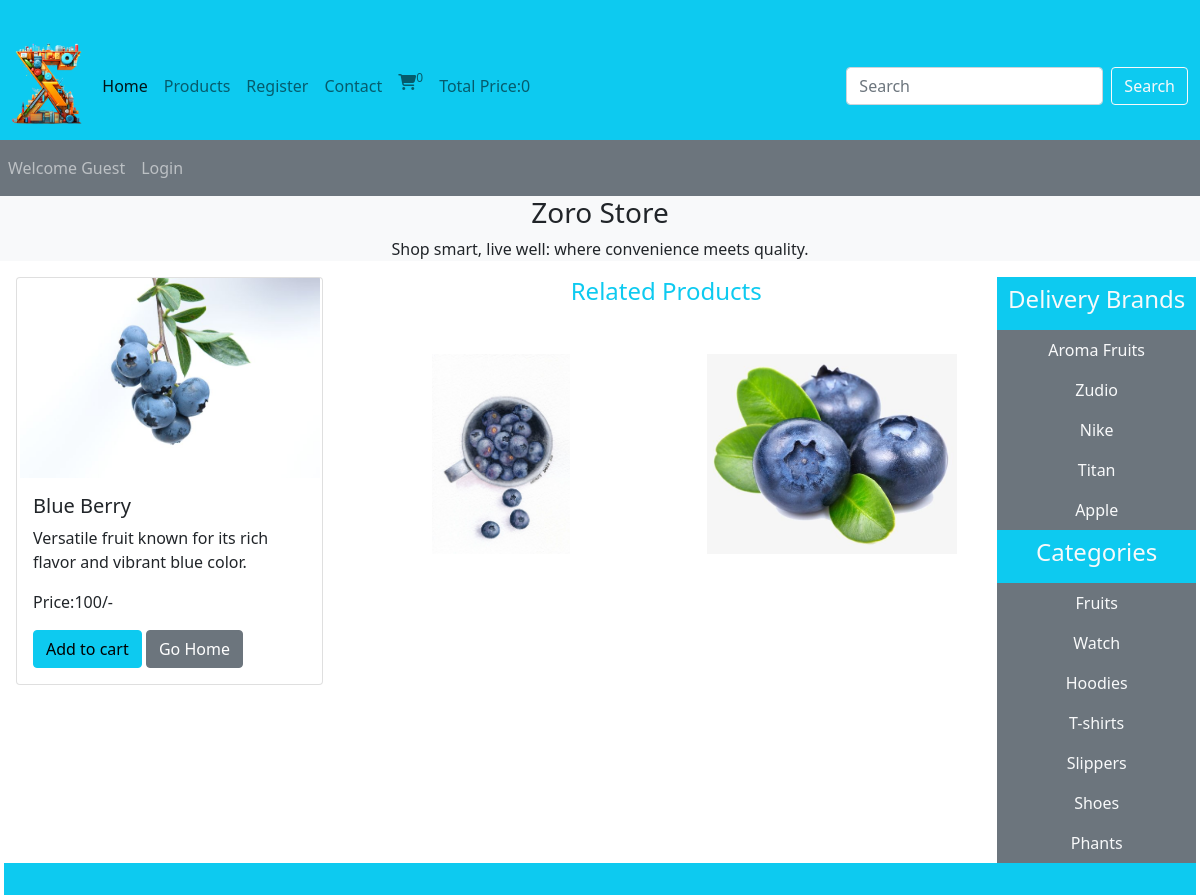
Screenshot of /product_details.php?product_id=21 with the database file from the repository.
### tables this page shows
CREATE TABLE `products` (
  `product_id` int(11) NOT NULL,
  `product_title` varchar(100) NOT NULL,
  `product_description` varchar(255) NOT NULL,
  `product_keywords` varchar(255) NOT NULL,
  `category_id` int(11) NOT NULL,
  `brand_id` int(11) NOT NULL,
  `product_image1` varchar(255) NOT NULL,
  `product_image2` varchar(255) NOT NULL,
  `product_image3` varchar(255) NOT NULL,
  `product_price` int(100) NOT NULL,
  `date` timestamp NOT NULL DEFAULT current_timestamp() ON UPDATE current_timestamp(),
  `status` varchar(100) NOT NULL
);

CREATE TABLE `brand` (
  `brand_id` int(11) NOT NULL,
  `brand_title` varchar(100) NOT NULL
);

CREATE TABLE `categories` (
  `category_id` int(11) NOT NULL,
  `category_title` varchar(100) NOT NULL
);

### functions/common_function.php (the view, shortened to what this page needs)
<?php
function getbrands()
{
    global $con;
    $select_brand = "Select * from brand ";
    $result_brand = mysqli_query($con, $select_brand);
    while ($row_data = mysqli_fetch_assoc($result_brand)) {
        $brand_title = $row_data['brand_title'];
        $brand_id = $row_data['brand_id'];
        echo "<li class='nav-item'>
<a href='index.php?brand= $brand_id' class='nav-link text-light'> $brand_title </a>
</li>";
    }
}
function getcategory()
{
    global $con;
    $select_categories = "Select * from categories ";
    $result_categories = mysqli_query($con, $select_categories);
    while ($row_data = mysqli_fetch_assoc($result_categories)) {
        $category_title = $row_data['category_title'];
        $category_id = $row_data['category_id'];
        echo "<li class='nav-item'>
      <a href='index.php?category= $category_id' class='nav-link text-light'> $category_title </a>
     </li>";
    }
}
function view_details()
{
    global $con;
    if(isset($_GET['product_id'])){
    if (!isset($_GET['category'])) {
        if (!isset($_GET['brand'])) {
            $product_id=$_GET['product_id'];
            $select_query = "Select * from `products` where product_id=$product_id";
            $result_query = mysqli_query($con, $select_query);
            while ($row = mysqli_fetch_assoc($result_query)) {
                $product_id = $row['product_id'];
                $product_title = $row['product_title'];
                $product_description = $row['product_description'];
                $product_image1 = $row['product_image1'];
                $product_image2 = $row['product_image2'];
                $product_image3 = $row['product_image3'];
                $product_price = $row['product_price'];
                echo " <div class='col-md-4 mb-2'>
                                            <div class='card'>
                                            <img src='./admin_area/product_images/$product_image1' class='card-img-top' alt='$product_title'>
                                            <div class='card-body'>
                                            <h5 class='card-title'>$product_title</h5>
                                            <p class='card-text'>$product_description</p>
                                            <p class='card-text'>Price:$product_price/-</p>
                                            <a href='index.php?add_to_cart=$product_id'class='btn btn-info'>Add to cart</a>
                                                <a href='index.php' class='btn btn-secondary'>Go Home</a>
                                            </div>
                                            </div>
                                            </div>
                                            <div class='col-md-8'>
                        <div class='row'>
                            <div class='col-md-12'>
                                <h4 class='text-center text-info mb-5'>Related Products</h4>
                            </div>
                            <div class='col-md-6'>
                            <img src='./admin_area/product_images/$product_image2' class='card-img-top' alt='$product_title'>
                            </div>
                            <div class='col-md-6'>
                            <img src='./admin_area/product_images/$product_image3' class='card-img-top' alt='$product_title'>
                            </div>
                        </div>
                    </div>";
            }
        }
    }
}
}
function getIPAddress() {
     if(!empty($_SERVER['HTTP_CLIENT_IP'])) {
                $ip = $_SERVER['HTTP_CLIENT_IP'];
        }
    elseif (!empty($_SERVER['HTTP_X_FORWARDED_FOR'])) {
                $ip = $_SERVER['HTTP_X_FORWARDED_FOR'];
     }
    else{
             $ip = $_SERVER['REMOTE_ADDR'];
     }
     return $ip;
}
function cart_item(){
    if(isset($_GET['add_to_cart'])){
        global $con;
        $get_ip_add = getIPAddress();
        $select_query = "SELECT * FROM `cart_details` WHERE ip_address='$get_ip_add'";
        $result_query = mysqli_query($con, $select_query);
        $count_cart_items = mysqli_num_rows($result_query);
        } else {
            global $con;
        $get_ip_add = getIPAddress();
        $select_query = "SELECT * FROM `cart_details` WHERE ip_address='$get_ip_add'";
        $result_query = mysqli_query($con, $select_query);
        $count_cart_items = mysqli_num_rows($result_query);
        }
        echo $count_cart_items;
    }
    function total_cart_price(){
        $total_price = 0;
        echo $total_price;
    }
    ?>

### style.css (style rules this page uses)
* { margin:0; padding:0; box-sizing: border-box; }
.card-img-top { width: 100%; height: 200px; object-fit: contain; }

### product_details.php (style rules this page uses)
.card-img-top { width: 100%; height: 200px; object-fit: contain; }

### rows the page displays
products: product_image1 (picture), product_title "Blue Berry", product_description "Versatile fruit known for its rich flavor and vibrant blue color.", product_price "100", product_image2 (picture), product_image3 (picture)
brand: brand_title "Aroma Fruits"
brand: brand_title "Zudio"
brand: brand_title "Nike"
brand: brand_title "Titan"
brand: brand_title "Apple"
categories: category_title "Fruits"
categories: category_title "Watch"
categories: category_title "Hoodies"
categories: category_title "T-shirts"
categories: category_title "Slippers"
categories: category_title "Shoes"
categories: category_title "Phants"

### other values shown
$count_cart_items "0"
$total_price "0"
